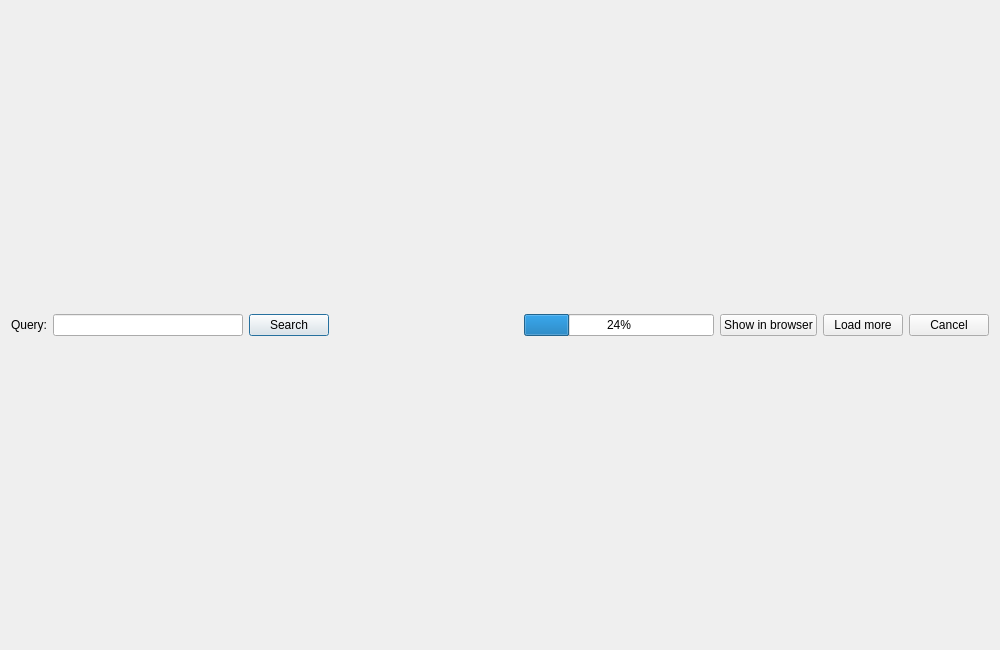
<?xml version="1.0" encoding="UTF-8"?>
<ui version="4.0">
 <class>cover_art_search</class>
 <widget class="QDialog" name="cover_art_search">
  <property name="geometry">
   <rect>
    <x>0</x>
    <y>0</y>
    <width>1000</width>
    <height>650</height>
   </rect>
  </property>
  <property name="windowTitle">
   <string>Cover Art</string>
  </property>
  <layout class="QVBoxLayout" name="verticalLayout">
   <item>
    <layout class="QHBoxLayout" name="horizontalLayout">
     <item>
      <widget class="QLabel" name="label">
       <property name="text">
        <string>Query:</string>
       </property>
      </widget>
     </item>
     <item>
      <widget class="QLineEdit" name="query">
       <property name="maximumSize">
        <size>
         <width>200</width>
         <height>16777215</height>
        </size>
       </property>
      </widget>
     </item>
     <item>
      <widget class="QPushButton" name="search_button">
       <property name="text">
        <string>Search</string>
       </property>
      </widget>
     </item>
     <item>
      <spacer name="horizontalSpacer">
       <property name="orientation">
        <enum>Qt::Horizontal</enum>
       </property>
       <property name="sizeHint" stdset="0">
        <size>
         <width>40</width>
         <height>20</height>
        </size>
       </property>
      </spacer>
     </item>
     <item>
      <widget class="QProgressBar" name="progressBar">
       <property name="value">
        <number>24</number>
       </property>
      </widget>
     </item>
     <item>
      <widget class="QPushButton" name="browser_button">
       <property name="text">
        <string>Show in browser</string>
       </property>
      </widget>
     </item>
     <item>
      <widget class="QPushButton" name="load_button">
       <property name="text">
        <string>Load more</string>
       </property>
      </widget>
     </item>
     <item>
      <widget class="QPushButton" name="cancel_button">
       <property name="text">
        <string>Cancel</string>
       </property>
      </widget>
     </item>
    </layout>
   </item>
  </layout>
 </widget>
 <resources/>
 <connections/>
</ui>
